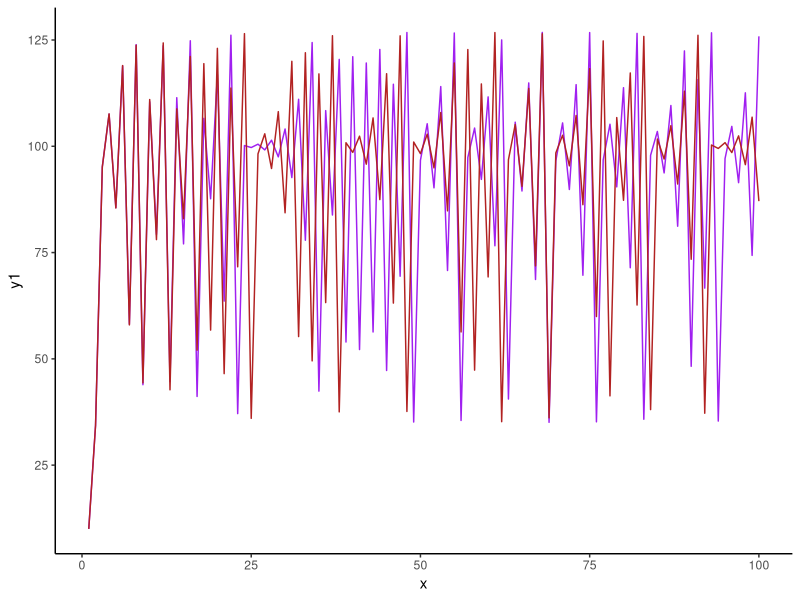
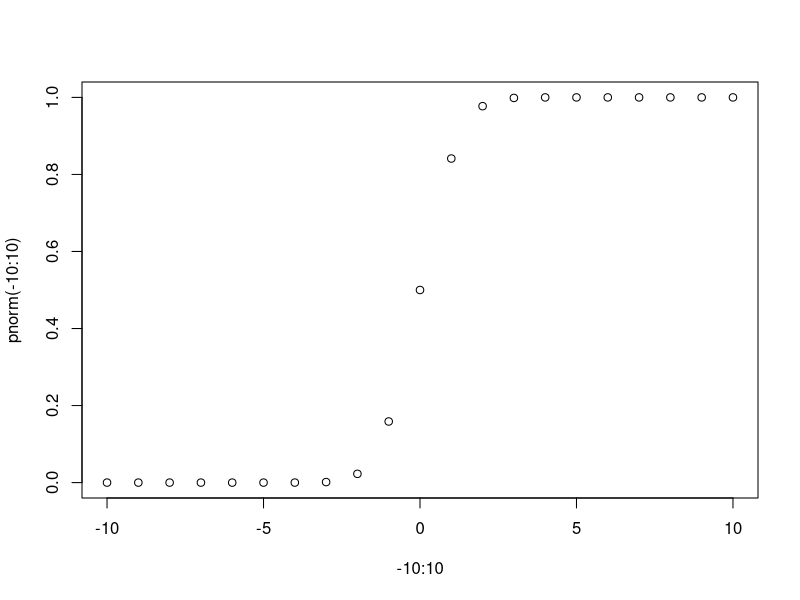
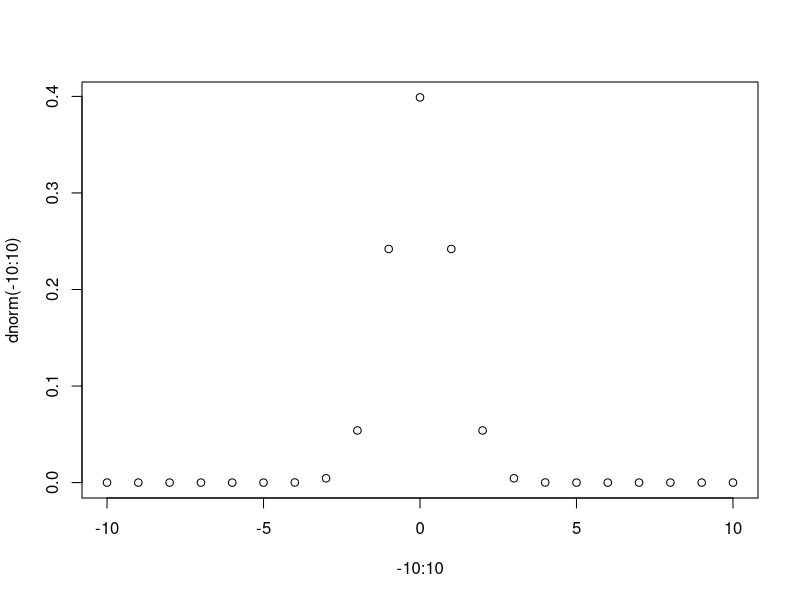
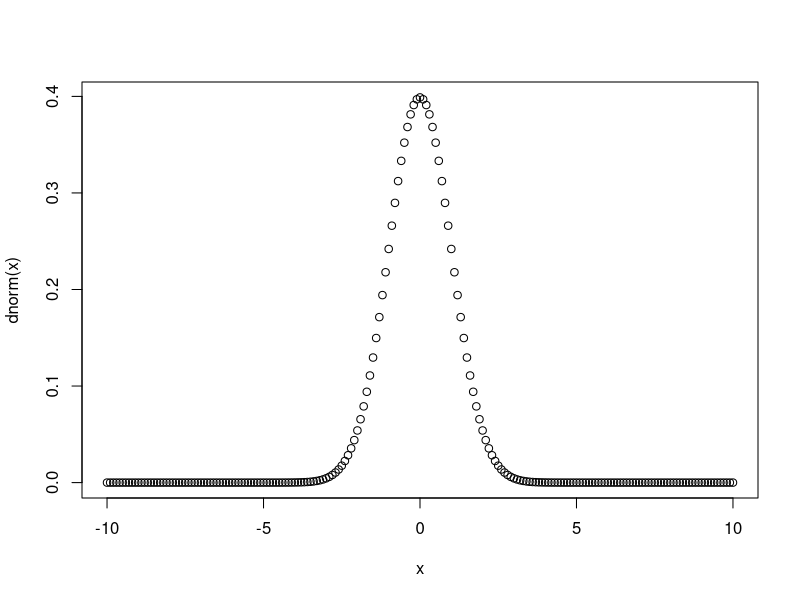

Write the R code that produced these figures, in order.
## ---- chunk 1
library("ggplot2")
library("gridExtra")
library("cowplot")

filedir <- "~/Dropbox/CURSO_INSP_2019/course_files/"
knitr::opts_chunk$set(tidy = FALSE, error = TRUE)
## ---- chunk 2
for (i in 1:10){
print(i^2)
}
## ---- chunk 3
print(i)
## ---- chunk 4
i = 5
if (i == 5){   
  i=i^2      
}
print(i)
## ---- chunk 5
i=1
if (i == 5){
  i=i^2
} else {
  i=i+1
}
print(i)
## ---- chunk 6
i=1
j=7
if( (i == 1) & (i < j) ) {
  i=i+j  
}
print(i)
## ---- chunk 7
i=11
j=7
if( (i == 1) & (i < j) ) {
  i=i+j  
}
print(i)
## ---- chunk 8
i=1
j=0
if( (i == 1) & (i < j) ) {
  i=i+j  
}
print(i)
## ---- chunk 9
i=1
j = 1/2
if( (i == 1) | (i < j) ) {
i=i+j
}
print(i)

## ---- chunk 10
i=21
j = 22
if( (i == 1) | (i < j) ) {
i=i+j
}
print(i)
## ---- chunk 11
i=121
j = 22
if( (i == 1) | (i < j) ) {
i=i+j
}
print(i)
## ---- chunk 12
numeros <- c(7.65688984, 0.45416281, -0.53197482, -11.68901517, 
             -0.22092715, -6.65860576, -0.96411401, -0.04875882, 
             -0.88076032, -9.47716275, 12.48699956, 58.37690942, 
             0.75332369, -0.07644519, -0.47168251, 0.04574367, 
             0.21158367, 6.57919350, 1.61654489, -144.28602691)
## ---- chunk 13
print(paste0("Media: ",mean(numeros)))
print(paste0("Desviación: ",sd(numeros)))
## ---- chunk 14
sexo <- c("Hombre","Mujer","Mujer","Mujer","Hombre",
          "Mujer","Hombre","Hombre")
edad <- c(28, 12, 77, 32, 46, 53, 17, 20, 88)
expo  <- c(1, 0, 1.5, 2.2, 2, 5, 1.01, 3.2)
## ---- chunk 15
#Hay n personas: para cada una hay que calcular su riesgo relativo
n       <- length(sexo)
riesgo  <- c()
persona <- 1

while (persona < n){
  
  #Checar la edad de la persona
  if (edad[persona] < 45){
    
    #Checar el sexo
    if (sexo[persona] == "Hombre"){
      
      riesgo[persona] <- expo[persona]*1.025
      
    } else {
      
      riesgo[persona] <- expo[persona]*1.032
      
    }
    
  } else {
    
    #Checar el sexo
    if (sexo[persona] == "Hombre"){
      
      riesgo[persona] <- expo[persona]*1.052
      
    } else {
      
      riesgo[persona] <- expo[persona]*1.066
      
    }
    
  }
  
  persona <- persona + 1
  
}

print(riesgo)
## ---- chunk 16
1 - 0.000000001
## ---- chunk 17
exp(1000)
## ---- chunk 18
sqrt(100)
## ---- chunk 19
sqrt(12345678.12345678^2)
## ---- chunk 20
ejemplo <- c()
a       <- 2.701
for (i in 1:100){
  
  if (i == 1){
    
    ejemplo[i] <- 10
    
  } else {
    
    ejemplo[i] <- ejemplo[i-1] + 
                  a*ejemplo[i-1]*(1-ejemplo[i-1]/100)
    
  }
  
}
 
print(ejemplo[100])
## ---- chunk 21
ejemplo2 <- c()
a       <- 2.70
for (i in 1:100){
  
  if (i == 1){
    
    ejemplo2[i] <- 10
    
  } else {
    
    ejemplo2[i] <- ejemplo2[i-1] + 
                   a*ejemplo2[i-1]*(1-ejemplo2[i-1]/100)
    
  }
  
}
 
print(ejemplo2[100])
  
## ---- chunk 22
library(ggplot2)

ejedato <- as.data.frame(cbind(x = 1:100, y1 = ejemplo, y2 = ejemplo2))
ggplot(ejedato, aes(x = x)) + 
  geom_path(aes(y = y1), col = "purple") + 
  geom_path(aes(y = y2), col = "firebrick") +
  theme_classic()


## ---- chunk 23
a         <- 2
aleatorio <- c()
for( i in 1:100){
  aleatorio[i] <- a + i
}
## ---- chunk 24
print(head(aleatorio))
## ---- chunk 25
aleatorio2 <- c()
for (i in 1:100){
  
  if (i == 1){
    
    aleatorio2[i] <- 0.9
    
  } else {
    
    aleatorio2[i] <- aleatorio2[i-1] + 
                   2.81*aleatorio2[i-1]*(1-aleatorio2[i-1]/17)
  }
  
}

## ---- chunk 26
print(head(aleatorio2))
## ---- chunk 27
set.seed(98)
## ---- chunk 28
round(runif(10),2)
## ---- chunk 29
round(rnorm(7),2)
## ---- chunk 30
round(rexp(8,rate=5),2)
## ---- chunk 31
y=rnorm(1000)
## ---- chunk 32
summary(y)
## ---- chunk 33
pnorm(0)
## ---- chunk 34
pnorm(-10:10)
## ---- chunk 35
plot(-10:10,pnorm(-10:10))
## ---- chunk 36
plot(-10:10,dnorm(-10:10))
## ---- chunk 37
-10:10
## ---- chunk 38
x = seq(-10,10,0.1)
## ---- chunk 39
head(x,9)
## ---- chunk 40
plot(x,dnorm(x))
## ---- chunk 41
set.seed(1234)
## ---- chunk 42
rnorm(1)
## ---- chunk 43
rnorm(1)
## ---- chunk 44
set.seed(1234)
rnorm(1)
